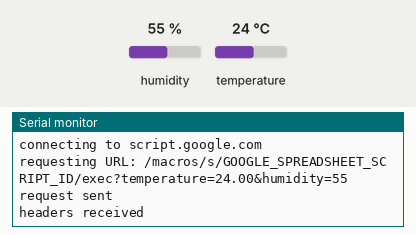
Recording of a sketch running on a simulated ESP8266 (NodeMCU). Shown: the last lines printed to the serial monitor. The test bench sets the inputs (shaded band); at power-on: humidity 55 %, temperature 24 °C. WiFi joins after 1.5 s; servers stay silent unless stated; uploads are accepted with an empty reply.

Above: at 3.7 s.
3.8 s: humidity set to 22 %
At 4.16 s:
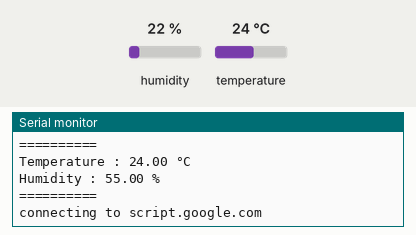
7.4 s: temperature set to 12 °C
At 9.4 s:
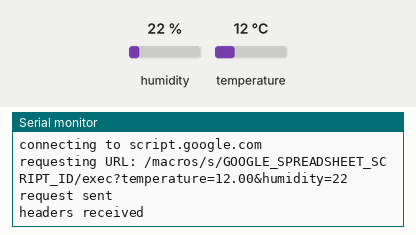
11.0 s: humidity set to 40 %
At 12.2 s:
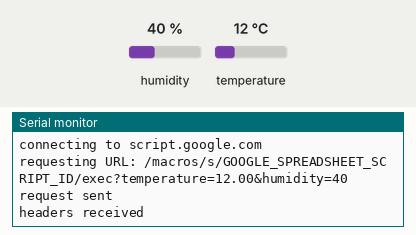
Timing chart, 0 to 14.0 s (numbered marks = the images above; inputs shaded):
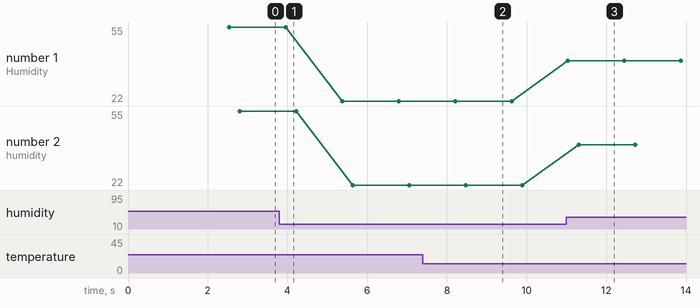

The sketch:

Temp_Humidity_Monitor_ESP8266.ino
```cpp
#include <ESP8266WiFi.h>
#include <WiFiClientSecure.h>
#include "DHT.h"

// Define the type of the temperature sensor (DHT11 in this case)
#define DHTTYPE DHT11
const int DHTPin = 2; // Pin D1 = GPIO5 used for the DHT11 sensor
DHT dht(DHTPin, DHTTYPE); // Initialize DHT sensor

#define ON_Board_LED 2 // On Board LED indicator pin

const char* ssid = "WIFI_SSID_OR_NAME"; // Your WiFi network name (SSID)
const char* password = "WIFIPASSWORD"; // Your WiFi network password

// Host and port for HTTPS connection
const char* host = "script.google.com";
const int httpsPort = 443;

WiFiClientSecure client; // Create a secure WiFi client object
String GS_ID = "GOOGLE_SPREADSHEET_SCRIPT_ID"; // Google spreadsheet script ID

void setup() {
  Serial.begin(9600); // Start serial communication
  delay(500);
  dht.begin(); // Start reading DHT11 sensor
  delay(500);
  WiFi.begin(ssid, password); // Connect to WiFi network
  Serial.println("");
  pinMode(ON_Board_LED, OUTPUT); // Set On Board LED as output
  digitalWrite(ON_Board_LED, HIGH); // Turn off On Board LED

  // Wait for WiFi connection
  Serial.print("Connecting");
  while (WiFi.status() != WL_CONNECTED) {
    Serial.print(".");
    digitalWrite(ON_Board_LED, LOW);
    delay(250);
    digitalWrite(ON_Board_LED, HIGH);
    delay(250);
  }
  digitalWrite(ON_Board_LED, HIGH); // Turn off On Board LED when connected
  Serial.println("");
  Serial.print("Successfully connected to : ");
  Serial.println(ssid);
  Serial.print("IP address: ");
  Serial.println(WiFi.localIP());
  Serial.println();

  client.setInsecure(); // Set client to operate in insecure mode
}

void loop() {
  // Read temperature and humidity from DHT11 sensor
  float h = dht.readHumidity();
  float t = dht.readTemperature();

  // Check if sensor readings are valid
  if (isnan(h) || isnan(t)) {
    Serial.println("Failed to read from DHT sensor !");
    delay(500);
    return;
  }

  String Temp = "Temperature : " + String(t) + " °C";
  String Humi = "Humidity : " + String(h) + " %";
  Serial.println(Temp);
  Serial.println(Humi);

  sendData(t, h); // Call sendData function to send data to Google Sheets
}

// Function to send data to Google Sheets
void sendData(float tem, int hum) {
  Serial.println("==========");
  Serial.print("connecting to ");
  Serial.println(host);

  // Connect to Google host
  if (!client.connect(host, httpsPort)) {
    Serial.println("connection failed");
    return;
  }

  String string_temperature = String(tem);
  String string_humidity = String(hum, DEC);
  String url = "/macros/s/" + GS_ID + "/exec?temperature=" + string_temperature + "&humidity=" +
               string_humidity;
  Serial.print("requesting URL: ");
  Serial.println(url);

  // Send HTTP GET request to Google Sheets
  client.print(String("GET ") + url + " HTTP/1.1\r\n" +
               "Host: " + host + "\r\n" +
               "User-Agent: BuildFailureDetectorESP8266\r\n" +
               "Connection: close\r\n\r\n");
  Serial.println("request sent");

  // Check if data was sent successfully
  while (client.connected()) {
    String line = client.readStringUntil('\n');
    if (line == "\r") {
      Serial.println("headers received");
      break;
    }
  }

  String line = client.readStringUntil('\n');
  if (line.startsWith("{\"state\":\"success\"")) {
    Serial.println("esp8266/Arduino CI successful!");
  } else {
    Serial.println("esp8266/Arduino CI has failed");
  }

  Serial.print("reply was : ");
  Serial.println(line);
  Serial.println("closing connection");
  Serial.println("==========");
  Serial.println();
}
```

Measured:
- after the input at 7.4 s, the serial monitor: prints a new line after 0.80 s (image 2)
- after the input at 11.0 s, the serial monitor: prints a new line at once (image 3)
- plotted number 1: 55 → 22 after the input at 3.8 s, 22 → 40 after the input at 11.0 s
- plotted number 2: 55 → 22 after the input at 3.8 s, 22 → 40 after the input at 11.0 s
